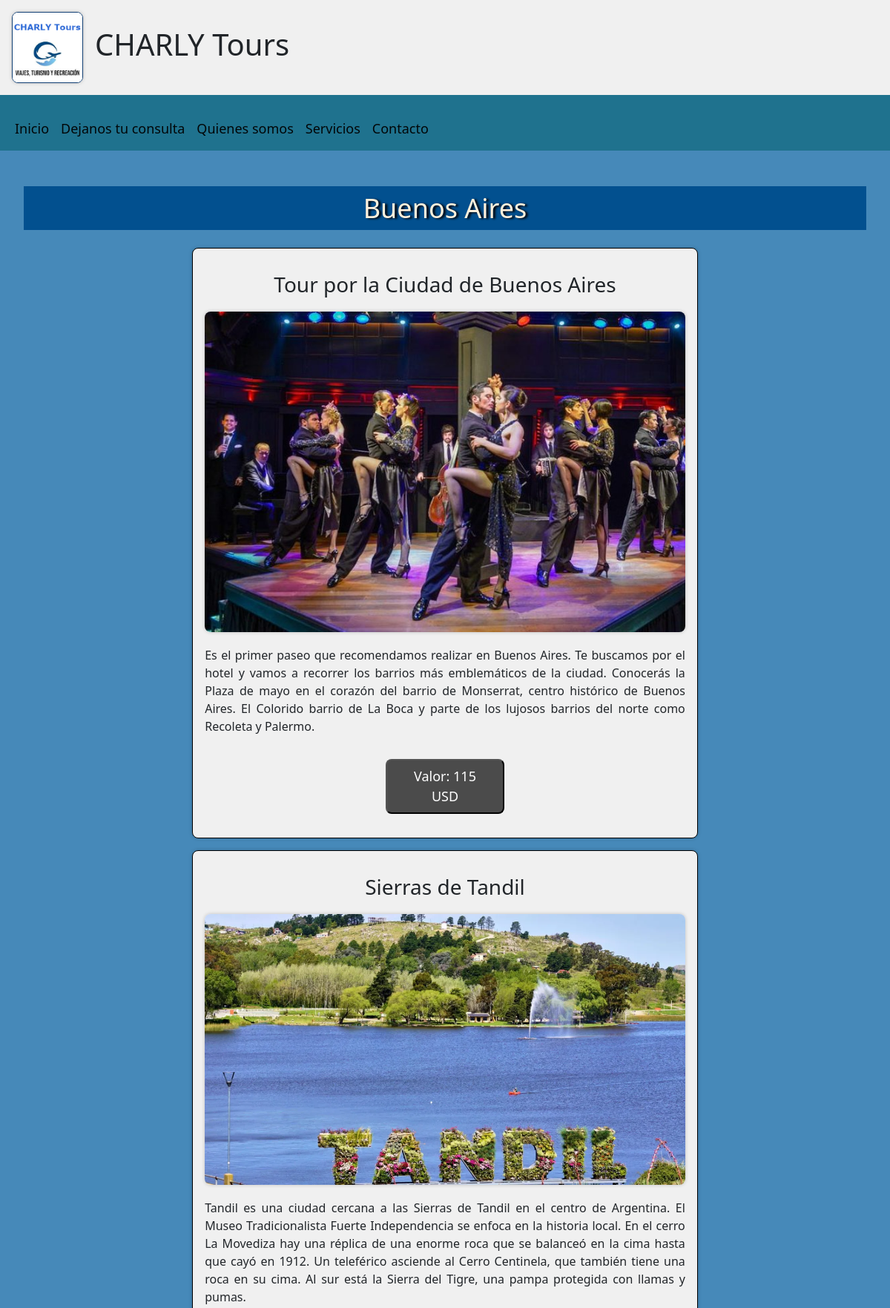
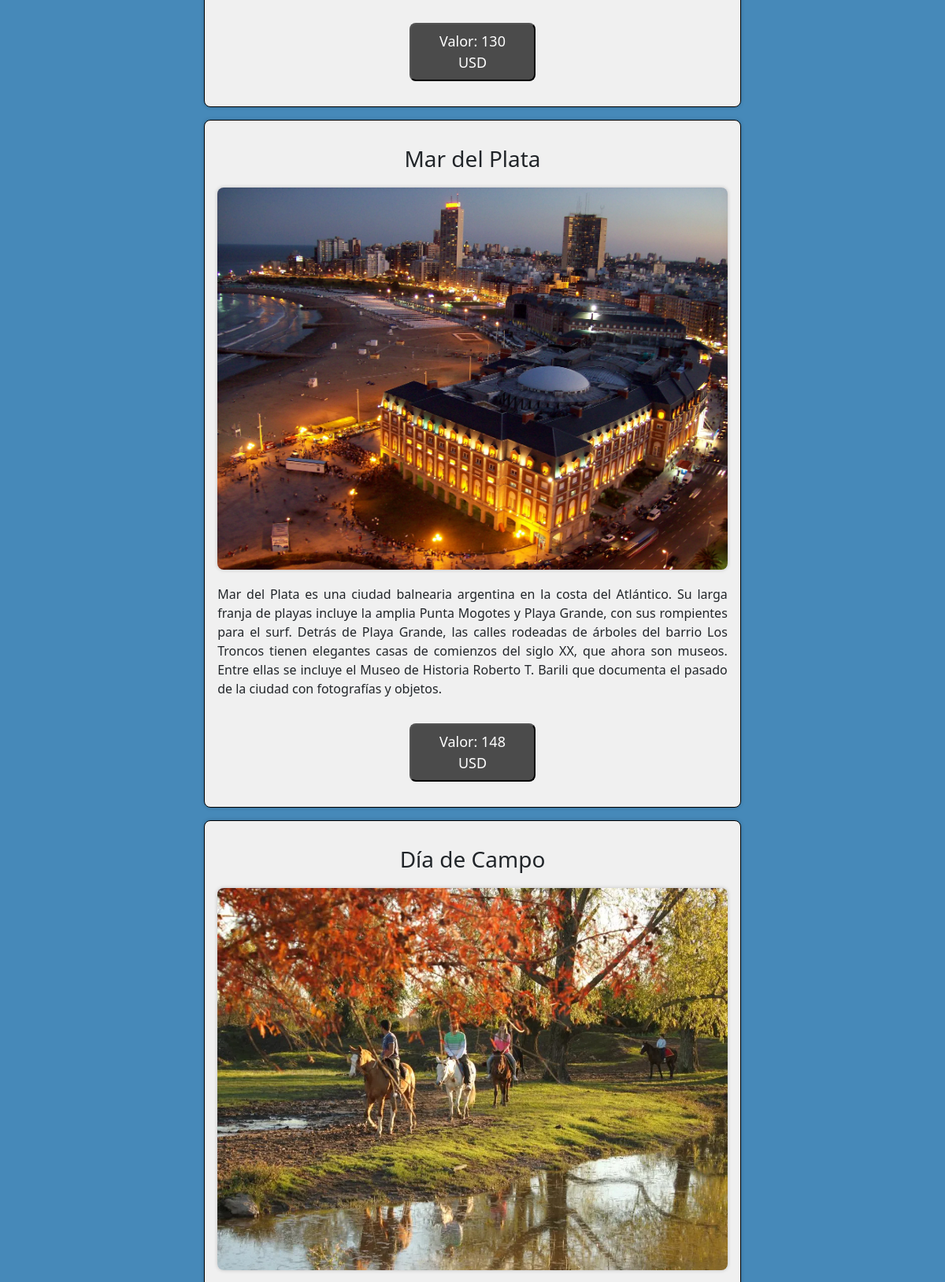
Screenshot of /provincia/1 (upper part) with the database file from the repository (2 pictures, top to bottom).
### provincia/models.py (models this page shows, shortened)
class Activitie(models.Model):
    name = models.CharField(max_length=200, verbose_name="Nombre de la provincia")
    province_image = models.ImageField(verbose_name="Imagen de la Provincia", upload_to="province_images")
    description_one = models.CharField(max_length=200, verbose_name="Titulo de la actividad 1")
    image_one = models.ImageField(verbose_name="Imagen de la actividad 1", upload_to="province_images")
    detail_one = models.TextField(verbose_name="Detalle de la actividad 1")
    price_one = models.IntegerField(verbose_name="Precio de la actividad 1")
    description_two = models.CharField(max_length=200, verbose_name="Titulo de la actividad 2")
    image_two = models.ImageField(verbose_name="Imagen de la actividad 2", upload_to="province_images")
    detail_two = models.TextField(verbose_name="Detalle de la actividad 2")
    price_two = models.IntegerField(verbose_name="Precio de la actividad 2")
    description_three = models.CharField(max_length=200, verbose_name="Titulo de la actividad 3")
    image_three = models.ImageField(verbose_name="Imagen de la actividad 3", upload_to="province_images")
    detail_three = models.TextField(verbose_name="Detalle de la actividad 3")
    price_three = models.IntegerField(verbose_name="Precio de la actividad 3")
    description_four = models.CharField(max_length=200, verbose_name="Titulo de la actividad 4")
    image_four = models.ImageField(verbose_name="Imagen de la actividad 4", upload_to="province_images")
    detail_four = models.TextField(verbose_name="Detalle de la actividad 4")
    price_four = models.IntegerField(verbose_name="Precio de la actividad 4")
    created = models.DateTimeField(auto_now_add=True, verbose_name="Fecha de creación")
    updated = models.DateTimeField(auto_now=True, verbose_name="Fecha de modificación")
    class Meta:
        verbose_name = "Actividad"
        verbose_name_plural = "Actividades"

### provincia/views.py (the view)
# urls.py: path('provincia/<int:id>', provincia_views.provincia, name="provincia"),
def provincia (request, id):
    provinces = Activitie.objects.get(id=id)
    return render(request, "provincia/provincia.html", {"provinces":provinces})

### provincia/templates/provincia/provincia.html (shortened to what this page needs)
{% extends "core/base/base.html" %}
{% load static %}
{% block style %}
    <link rel="stylesheet" href="{% static 'core/css/style-provincia.css' %}" />
{% endblock style %}
{% block content %}
    <section id="provinceDetail" class="provinceDetail">
         <div class="provinciaSelectedContainer">
            <h2 class="provinciaSelectedName">{{provinces.name}}</h2>
            <div class="activity">
              <h3 class="activityTitle">{{provinces.description_one}}</h3>
              <div>
              <img class="activityImage" src="{{provinces.image_one.url}}" alt="{{provinces.description_one}}">
              </div>
              <p class="activityDescription">{{provinces.detail_one}}</p>
              <div>
            <button class="btn-activityPrice">Valor: {{provinces.price_one}} USD</button>
            </div>
            </div>
            <div class="activity">
              <h3 class="activityTitle">{{provinces.description_two}}</h3>
              <div>
              <img class="activityImage" src="{{provinces.image_two.url}}" alt="{{provinces.description_two}}">
              </div>
              <p class="activityDescription">{{provinces.detail_two}}</p>
              <div>
            <button class="btn-activityPrice">Valor: {{provinces.price_two}} USD</button>
            </div>
            </div>
            <div class="activity">
              <h3 class="activityTitle">{{provinces.description_three}}</h3>
              <div>
              <img class="activityImage" src="{{provinces.image_three.url}}" alt="{{provinces.description_three}}">
              </div>
              <p class="activityDescription">{{provinces.detail_three}}</p>
              <div>
            <button class="btn-activityPrice">Valor: {{provinces.price_three}} USD</button>
            </div>
            </div>
            <div class="activity">
              <h3 class="activityTitle">{{provinces.description_four}}</h3>
              <div>
              <img class="activityImage" src="{{provinces.image_four.url}}" alt="{{provinces.description_four}}">
              </div>
            </div>
         </div>
    </section>
{% endblock content %}

### core/templates/core/base/base.html (shortened to what this page needs)
{% load static %}
<!DOCTYPE html>
<html lang="es">
    <head>
        <link href="https://cdn.jsdelivr.net/npm/bootstrap@5.0.2/dist/css/bootstrap.min.css"
              rel="stylesheet"
 />
        <link rel="stylesheet"
              href="https://cdnjs.cloudflare.com/ajax/libs/font-awesome/6.0.0-beta3/css/all.min.css" />
        <link rel="stylesheet" href="{% static 'core/css/style.css' %}" />
        {% block style %}
        {% endblock style %}
    </head>
    {% if request.path == '/servicios/' %}
        <body onload="getWeather()">
        {% else %}
            {% if '/provincia/' in request.path %}
                <body>
                {% else %}
                    <body>
            {% endif %}
    {% endif %}
            <header>
                <section class="titleBar">
                    <div class="logo">
                        <a href="{% url 'inicio' %}">
                            <img src="{% static 'core/media/images/logo.png' %}"
                                 alt="Logo de la página web" />
                        </a>
                    </div>
                    <h1 class="title">CHARLY Tours</h1>
                </section>
                <nav class="navbar navbar-expand-md navbar-light">
                    <div class="container-fluid">
                        <div class="collapse navbar-collapse" id="navbar-toggler">
                            <ul class="navbar-nav d-flex justify-content-center">
                                <li class="nav-item">
                                    <a class="nav-link" href="{% url 'inicio' %}">Inicio</a>
                                </li>
                                <li class="nav-item">
                                    <a class="nav-link" href="{% url 'consultas' %}">Dejanos tu consulta</a>
                                </li>
                                <li class="nav-item">
                                    <a class="nav-link" href="{% url 'quienessomos' %}">Quienes somos</a>
                                </li>
                                <li class="nav-item">
                                    <a class="nav-link" href="{% url 'servicios' %}">Servicios</a>
                                </li>
                                <li class="nav-item">
                                    <a class="nav-link" href="#contacto">Contacto</a>
                                </li>
                            </ul>
                        </div>
                    </div>
                </nav>
            </header>
            <main>
                {% block content %}
                {% endblock content %}
            </main>
        </body>
    </html>

### core/static/core/css/style.css (style rules this page uses)
* { margin: 0; padding: 0; box-sizing: border-box; }
body, html { background-color: #f0f0f0; height: 100%; margin: 0; }
header section.titleBar { display: flex; justify-content: start; align-items: center; flex-wrap: wrap; }
header section.titleBar .logo img { border: #113f74 1px solid; margin: 1rem; width: 6rem; height: 6rem; border-radius: 8px; box-shadow: 0 0 5px rgba(0, 0, 0, 0.2); }
.navbar { background-color: hsl(195, 64%, 34%); color: #eff5f5; font-size: 18px; }
.navbar .container-fluid .collapse .navbar-nav { margin-top: 1rem; }
.navbar .container-fluid .collapse .navbar-nav .nav-item .nav-link { color: rgba(0, 0, 0, 0.945); }
.navbar .container-fluid .navbar-collapse { align-items: center; justify-content: space-between; flex-wrap: wrap; }

### core/static/core/css/style-provincia.css (style rules this page uses)
.buttonsBack-Up .button-volver, .buttonsBack-Up .buttonUp, .provinceDetail .provinciaSelectedContainer .activity .btn-activityPrice { border-radius: 8px; padding: 0.5rem 1rem; background-color: #0078d7; text-align: center; width: 10rem; font-size: 18px; text-decoration: none; color: white; margin: 1rem; }
.provinceDetail .provinciaSelectedContainer .activity .btn-activityPrice { background-color: #000000af; }
.provinceDetail { background-color: hsl(205, 45%, 50%); display: flex; flex-direction: column; justify-content: baseline; align-items: center; width: 100%; height: 100%; padding: 1rem; }
.provinceDetail .provinciaSelectedContainer { background-color: hsl(205, 45%, 50%); display: flex; flex-direction: row; justify-content: center; align-items: center; flex-wrap: wrap; padding: 1rem; margin: 1rem auto; width: 100%; max-width: 1200px; height: 75%; }
.provinceDetail .provinciaSelectedContainer .provinciaSelectedName { color: rgb(255, 240, 220); text-shadow: 3px 1px 3px rgb(0, 0, 0); background-color: #02508f; padding: 0.5rem; width: 100%; text-align: center; font-size: 36px; margin-bottom: 1rem; }
.provinceDetail .provinciaSelectedContainer .activity { text-align: center; width: 95%; height: auto; margin: 0.5rem auto; padding: 1rem; background-color: #f0f0f0; border: black 1px solid; border-radius: 8px; box-shadow: 0 0 5px rgba(0, 0, 0, 0.2); }
.provinceDetail .provinciaSelectedContainer .activity .activityImage { width: 100%; height: auto; margin: 0.2rem auto; border-radius: 8px; box-shadow: 0 0 5px rgba(0, 0, 0, 0.2); }
.provinceDetail .provinciaSelectedContainer .activity .activityDescription { text-align: justify; height: 30%; margin: 1rem auto; }
.provinceDetail .provinciaSelectedContainer .activity .activityTitle { height: 30%; margin: 1rem; }
@media all and (min-width: 500px) { .provinceDetail .provinciaSelectedContainer .activity { width: 75%; } }
@media all and (min-width: 767px) { .provinceDetail .provinciaSelectedContainer .activity { width: 70%; } }
@media all and (min-width: 900px) { .provinceDetail .provinciaSelectedContainer .activity { width: 65%; } }
@media all and (min-width: 1024px) { .provinceDetail .provinciaSelectedContainer .activity { width: 60%; } }

### rows the page displays
Activitie: name "Buenos Aires", description_one "Tour por la Ciudad de Buenos Aires", image_one (picture), detail_one "Es el primer paseo que recomendamos realizar en Buenos Aires. Te buscamos por el hotel y vamos a recorrer los barrios más emblemáticos de la ciudad. Conocerás la Plaza de mayo en el corazón del barrio de Monserrat, centro histórico de Buenos Aires. El Colorido barrio de La Boca y parte de los lujosos barrios del norte como Recoleta y Palermo.", price_one "115", description_two "Sierras de Tandil", image_two (picture), detail_two "Tandil es una ciudad cercana a las Sierras de Tandil en el centro de Argentina. El Museo Tradicionalista Fuerte Independencia se enfoca en la historia local. En el cerro La Movediza hay una réplica de una enorme roca que se balanceó en la cima hasta que cayó en 1912. Un teleférico asciende al Cerro Centinela, que también tiene una roca en su cima. Al sur está la Sierra del Tigre, una pampa protegida con llamas y pumas.", price_two "130", description_three "Mar del Plata", image_three (picture), detail_three "Mar del Plata es una ciudad balnearia argentina en la costa del Atlántico. Su larga franja de playas incluye la amplia Punta Mogotes y Playa Grande, con sus rompientes para el surf. Detrás de Playa Grande, las calles rodeadas de árboles del barrio Los Troncos tienen elegantes casas de comienzos del siglo XX, que ahora son museos. Entre ellas se incluye el Museo de Historia Roberto T. Barili que documenta el pasado de la ciudad con fotografías y objetos.", price_three "148", description_four "Día de Campo", image_four (picture)
